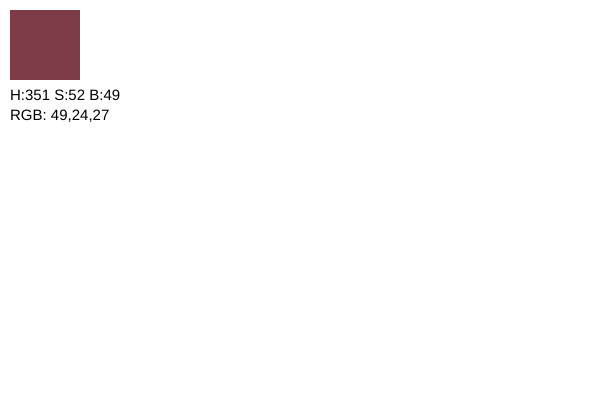
Frame 1 (no input)
Frame 60 (no input): identical to frame 1, image omitted
Frame 120 (the mouse pressed at the canvas centre since frame 60): identical to frame 1, image omitted

The p5.js sketch that drew this single still picture (run headless with seeded random() and noise() and a simulated clock; from frame 60 on, the mouse is pressed at the canvas centre):

// p5.js sketch
// ── sketch.js
var newRGB;

function setup(){
    createCanvas(600,400);
    newRGB=HSBconvert(351,52,49);
    fill(0);
    strokeWeight(0);
    textSize(15);
    text("H:351 S:52 B:49", 10,100);
    fill(125,60,70);
    rect(10,10,70,70);
    //console.log(newRGB);
    fill(0);
    text("RGB: "+newRGB,10,120);
}

function draw(){
    
}

function HSBconvert(h_,s_,b_){
    h_=radians(h_);
    s_/=100;
    map(b_,0,100,0,255);
    console.log("h_: "+h_);
    console.log("s_: "+s_);
    console.log("b_: "+b_);
    if(h_ < 0) {
        h_ += 2*PI;
        console.log("h_: "+h_);
    }
    var newVals=[0,0,0];
    var i = floor((3*h_)/PI);
    var f = ((3*h_)/PI)-i;
    
    var p = b_*(1-s_);
    var q = b_*(1-s_*f);
    var t = b_*(1-s_*(1-f));
    
    console.log("P: "+p);
    console.log("Q: "+q);
    console.log("T: "+t);

    console.log("I: " +i);
    
    b_=round(b_);
    p=round(p);
    q=round(q)
    t=round(t);
    
    
    if(i==0){
        newVals=[b_,t,p];
    }
    if(i==1){
        newVals=[q,b_,p];
    }
    if(i==2){
        newVals=[p,b_,t];
    }
    if(i==3){
        newVals=[p,q,b_];
    }
    if(i==4){
        newVals=[t,p,b_];
    }
    if(i==5){
        newVals=[b_,p,q];
    }
    return(newVals);
}
